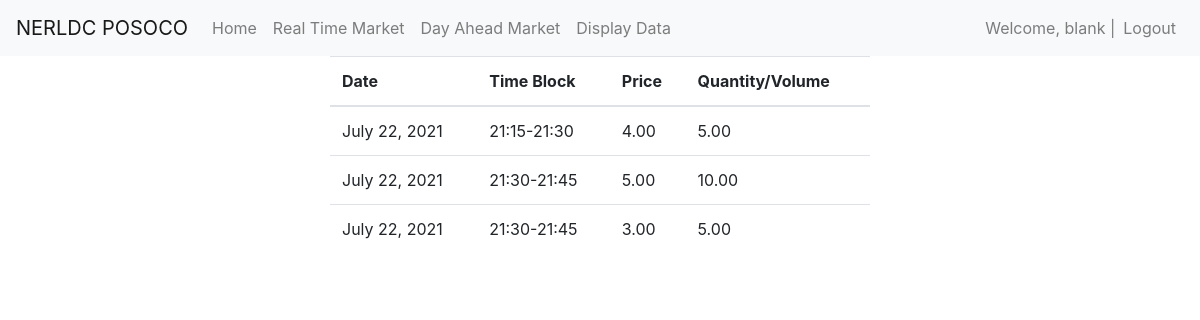
/seller/cleardatadown/rtm/ (signed in), run on an earlier commit of the app's database.
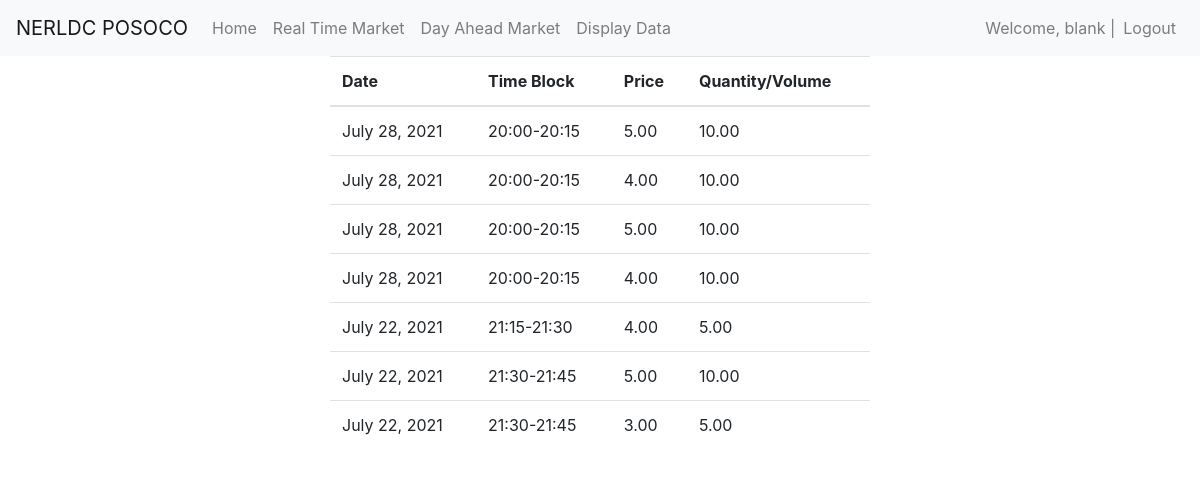
And on a later commit of the database.
### buyer/models.py (models this page shows)
class ClearEntityDown(models.Model):
    clearedreserve = models.ForeignKey(ClearedReserveDown, on_delete=CASCADE)
    name = models.CharField(max_length=200)
    amount = models.DecimalField(max_digits=5, decimal_places=2)
    price = models.DecimalField(max_digits=5, decimal_places=2)

class ClearedReserveDown(models.Model):
    user = models.ForeignKey(User, on_delete=CASCADE)
    time_block = models.CharField(max_length=20, default="NoTime")
    date = models.DateField(default=timezone.now)
    is_rtm = models.BooleanField(default=False)
    is_dat = models.BooleanField(default=False)
    created_at = models.DateTimeField(
        default=timezone.now)

### seller/views.py (the view)
# urls.py: path('cleardatadown/<str:rtmordat>/', cleardatadown, name='cleardatadown')
def cleardatadown(response, rtmordat):
    user = response.user
    is_rtm = False
    is_up = False
    is_dat = False
    is_down = False
    if rtmordat == "rtm":
        is_rtm = True
    if rtmordat == "dat":
        is_dat = True
    objects = ClearEntityDown.objects.all().filter(name=user.username,
                                                   clearedreserve__is_rtm=is_rtm, clearedreserve__is_dat=is_dat).order_by('clearedreserve__date').order_by('clearedreserve__time_block')
    return render(response, 'seller/cleareddowndata.html', {"objects": objects})

### seller/templates/seller/cleareddowndata.html (shortened to what this page needs)
{% extends "seller/base.html" %}
{% block content %}
<div class="container">
    <div class="row justify-content-center">
        <div class="col-6">
            <table class="table">
                <thead class="thead">
                    <tr>
                        <th>
                            Date
                        </th>
                        <th>
                            Time Block
                        </th>
                        <th>
                            Price
                        </th>
                        <th>
                            Quantity/Volume
                        </th>
                    </tr>
                </thead>
                {% for object in objects %}
                <tr>
                    <td>
                        {{object.clearedreserve.date}}
                    </td>
                    <td>
                        {{object.clearedreserve.time_block}}
                    </td>
                    <td>
                        {{object.price}}
                    </td>
                    <td>
                        {{object.amount}}
                    </td>
                </tr>
                {% endfor %}
                {% endblock %}

What changed in the data, as far as the page shows it:
added ClearEntityDown: clearedreserve "July 28, 2021", clearedreserve.time_block "20:00-20:15", price "5.00", amount "10.00"
added ClearEntityDown: clearedreserve "July 28, 2021", clearedreserve.time_block "20:00-20:15", price "4.00", amount "10.00"
added ClearEntityDown: clearedreserve "July 28, 2021", clearedreserve.time_block "20:00-20:15", price "5.00", amount "10.00"
added ClearEntityDown: clearedreserve "July 28, 2021", clearedreserve.time_block "20:00-20:15", price "4.00", amount "10.00"
